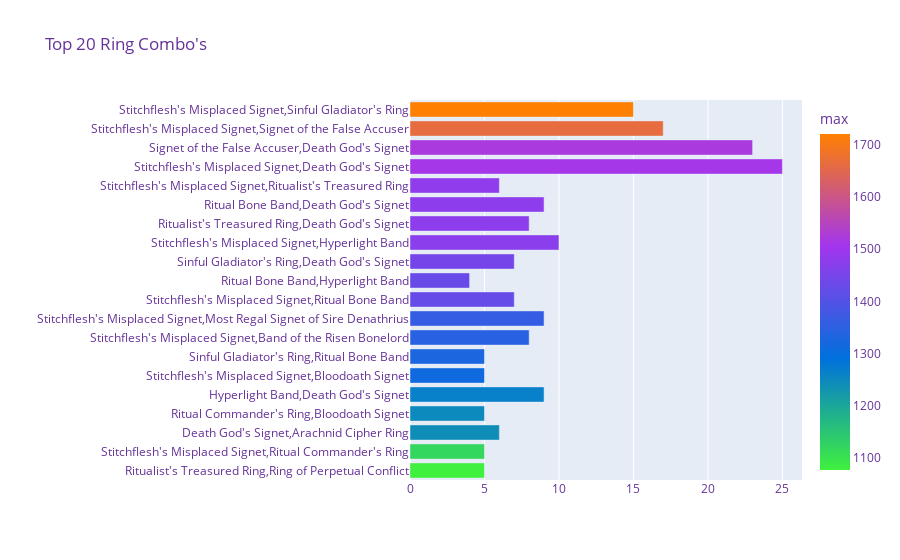

Here is the notebook cell this chart was saved with:
### Code cell
# Ring Combo's
gear_df['Ring 1'], gear_df['Ring 2']=gear_df[["Ring 1", "Ring 2"]].max(axis=1),gear_df[["Ring 1", "Ring 2"]].min(axis=1)
plot_df = gear_df.groupby(['Ring 1','Ring 2'])['Neck'].count().reset_index().rename(columns={'Neck':'count'}).sort_values('count',ascending=False)
test_score = gear_df.groupby(['Ring 1','Ring 2']).agg({'score' : ['mean', 'max','min']}).reset_index()
plot_df = plot_df.merge(test_score, how='right', on=['Ring 1','Ring 2'])
plot_df.columns = ['Ring 1', 'Ring 2', 'count', 'mean', 'max', 'min']
plot_df = plot_df.sort_values('count',ascending=False).head(20).sort_values('max',ascending=True)
plot_df['Rings'] = plot_df['Ring 1'] + "," + plot_df['Ring 2']
fig = px.bar(plot_df,
                 x="count",
                 y="Rings", 
                 color="max",
                 range_color = [plot_df['max'].min(), plot_df['max'].max()],
                 hover_data=['mean', 'min','max'],
                 color_continuous_scale= raiderio_colours,
                 title="Top 20 Ring Combo's")
fig.update_layout(
        xaxis_title="",
        yaxis_title="",
        legend_title="Raider.io",
        font=dict(size=12,
            color="RebeccaPurple")
)
fig.show()

### Figure 1 — Plotly figure (JSON) as saved in the notebook; plotly's stock layout.template omitted (floating-point values rounded to 4 significant figures)
{"data": [{"alignmentgroup": "True", "customdata": [[905.4, 574.9, 1076.0], [1049.0, 1002.0, 1118.0], [1069.0, 869.6, 1243.0], [1160.0, 989.5, 1248.0], [1095.0, 927.8, 1265], [1076.0, 918.5, 1311.0], [1109.0, 999.9, 1329.0], [1085.0, 802.2, 1344.0], [1214.0, 993.9, 1362.0], [1169.0, 1004.0, 1426.0], [1086.0, 808.3, 1429], [1182.0, 1004.0, 1447.0], [1181.0, 943.1, 1474.0], [1290.0, 958.4, 1478.0], [1195.0, 1023.0, 1479.0], [1195.0, 820.2, 1481.0], [1220.0, 820.1, 1511.0], [1190.0, 891.2, 1522.0], [1184.0, 793.1, 1664.0], [1234.0, 966, 1721.0]], "hovertemplate": "count=%{x}<br>Rings=%{y}<br>mean=%{customdata[0]}<br>min=%{customdata[1]}<br>max=%{marker.color}<extra></extra>", "legendgroup": "", "marker": {"color": [1076.0, 1118.0, 1243.0, 1248.0, 1265, 1311.0, 1329.0, 1344.0, 1362.0, 1426.0, 1429, 1447.0, 1474.0, 1478.0, 1479.0, 1481.0, 1511.0, 1522.0, 1664.0, 1721.0], "coloraxis": "coloraxis"}, "name": "", "offsetgroup": "", "orientation": "h", "showlegend": false, "textposition": "auto", "type": "bar", "x": [5, 5, 6, 5, 9, 5, 5, 8, 9, 7, 4, 7, 10, 8, 9, 6, 25, 23, 17, 15], "xaxis": "x", "y": ["Ritualist's Treasured Ring,Ring of Perpetual Conflict", "Stitchflesh's Misplaced Signet,Ritual Commander's Ring", "Death God's Signet,Arachnid Cipher Ring", "Ritual Commander's Ring,Bloodoath Signet", "Hyperlight Band,Death God's Signet", "Stitchflesh's Misplaced Signet,Bloodoath Signet", "Sinful Gladiator's Ring,Ritual Bone Band", "Stitchflesh's Misplaced Signet,Band of the Risen Bonelord", "Stitchflesh's Misplaced Signet,Most Regal Signet of Sire Denathrius", "Stitchflesh's Misplaced Signet,Ritual Bone Band", "Ritual Bone Band,Hyperlight Band", "Sinful Gladiator's Ring,Death God's Signet", "Stitchflesh's Misplaced Signet,Hyperlight Band", "Ritualist's Treasured Ring,Death God's Signet", "Ritual Bone Band,Death God's Signet", "Stitchflesh's Misplaced Signet,Ritualist's Treasured Ring", "Stitchflesh's Misplaced Signet,Death God's Signet", "Signet of the False Accuser,Death God's Signet", "Stitchflesh's Misplaced Signet,Signet of the False Accuser", "Stitchflesh's Misplaced Signet,Sinful Gladiator's Ring"], "yaxis": "y"}], "layout": {"barmode": "relative", "coloraxis": {"cmax": 1721.0, "cmin": 1076.0, "colorbar": {"title": {"text": "max"}}, "colorscale": [[0, "#40f03e"], [0.3333, "#0070dd"], [0.6667, "#a335ee"], [1, "#ff8000"]]}, "font": {"color": "RebeccaPurple", "size": 12}, "legend": {"title": {"text": "Raider.io"}, "tracegroupgap": 0}, "title": {"text": "Top 20 Ring Combo's"}, "xaxis": {"anchor": "y", "domain": [0, 1], "title": {"text": ""}}, "yaxis": {"anchor": "x", "domain": [0, 1], "title": {"text": ""}}}}
